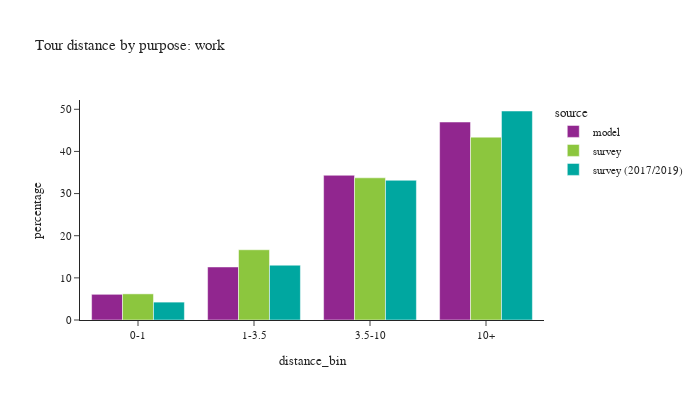

Notebook code cell kept with this figure:
### Code cell
plot_bins(tour, tour['pdpurp'] == 1, 'work')

### Figure 1 — Plotly figure (JSON) as saved in the notebook; plotly's stock layout.template omitted (floating-point values rounded to 4 significant figures)
{"data": [{"alignmentgroup": "True", "customdata": [[89969], [185720], [506805], [693250]], "hovertemplate": "source=model<br>distance_bin=%{x}<br>percentage=%{y}<br>sample count=%{customdata[0]}<extra></extra>", "legendgroup": "model", "marker": {"color": "#91268F", "pattern": {"shape": ""}}, "name": "model", "offsetgroup": "model", "orientation": "v", "showlegend": true, "textposition": "auto", "type": "bar", "x": ["0-1", "1-3.5", "3.5-10", "10+"], "xaxis": "x", "y": [6.097, 12.58, 34.34, 46.98], "yaxis": "y"}, {"alignmentgroup": "True", "customdata": [[306], [573], [852], [845]], "hovertemplate": "source=survey<br>distance_bin=%{x}<br>percentage=%{y}<br>sample count=%{customdata[0]}<extra></extra>", "legendgroup": "survey", "marker": {"color": "#8CC63E", "pattern": {"shape": ""}}, "name": "survey", "offsetgroup": "survey", "orientation": "v", "showlegend": true, "textposition": "auto", "type": "bar", "x": ["0-1", "1-3.5", "3.5-10", "10+"], "xaxis": "x", "y": [6.202, 16.67, 33.74, 43.39], "yaxis": "y"}, {"alignmentgroup": "True", "customdata": [[925], [2089], [2872], [2498]], "hovertemplate": "source=survey (2017/2019)<br>distance_bin=%{x}<br>percentage=%{y}<br>sample count=%{customdata[0]}<extra></extra>", "legendgroup": "survey (2017/2019)", "marker": {"color": "#00A7A0", "pattern": {"shape": ""}}, "name": "survey (2017/2019)", "offsetgroup": "survey (2017/2019)", "orientation": "v", "showlegend": true, "textposition": "auto", "type": "bar", "x": ["0-1", "1-3.5", "3.5-10", "10+"], "xaxis": "x", "y": [4.244, 13.01, 33.16, 49.59], "yaxis": "y"}], "layout": {"barmode": "group", "font": {"size": 11}, "height": 400, "legend": {"title": {"text": "source"}, "tracegroupgap": 0}, "title": {"text": "Tour distance by purpose: work"}, "width": 700, "xaxis": {"anchor": "y", "domain": [0.0, 1.0], "title": {"text": "distance_bin"}}, "yaxis": {"anchor": "x", "domain": [0.0, 1.0], "title": {"text": "percentage"}}}}
